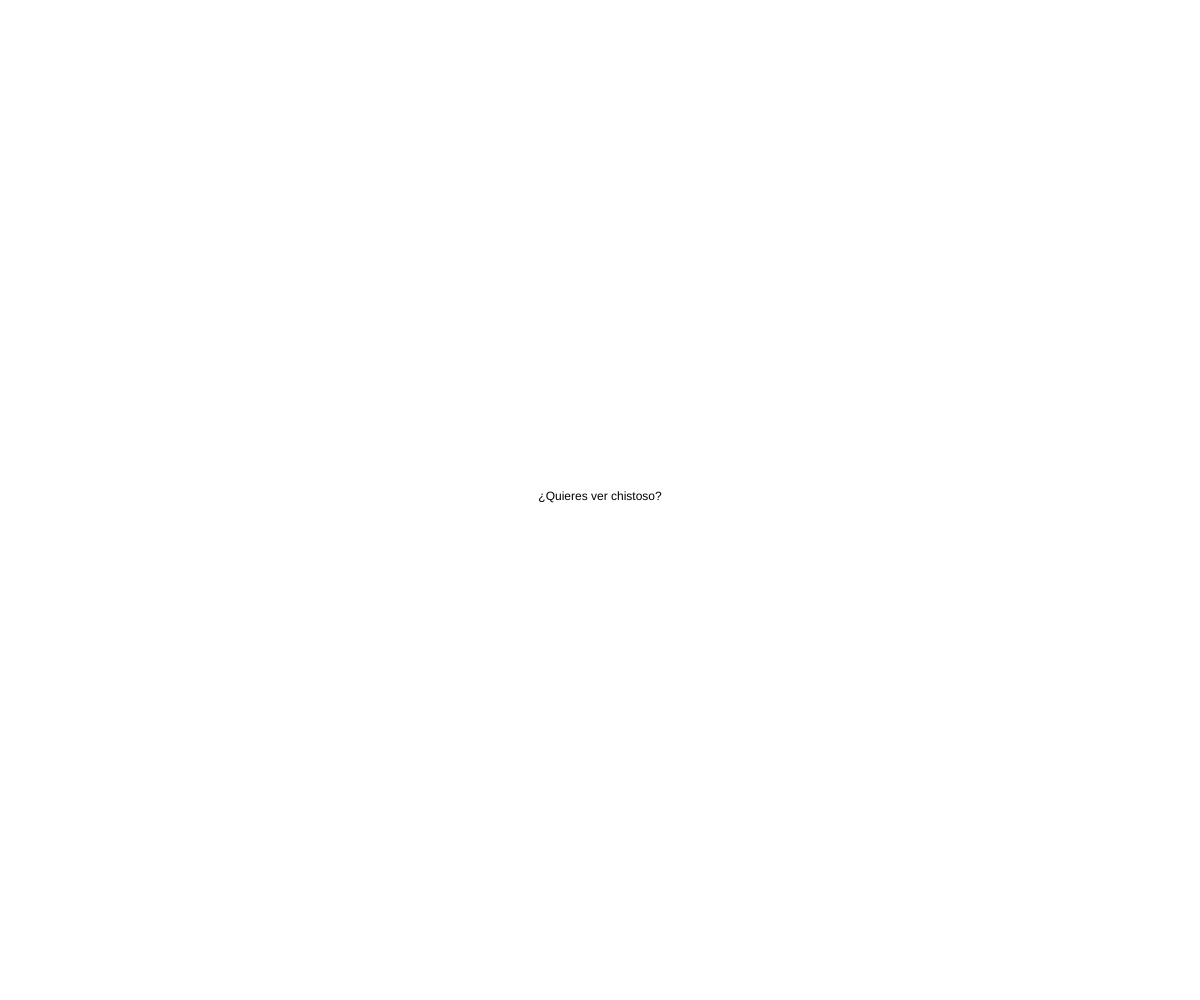
Frame 1 (no input)
Frame 60 (no input): identical to frame 1, image omitted
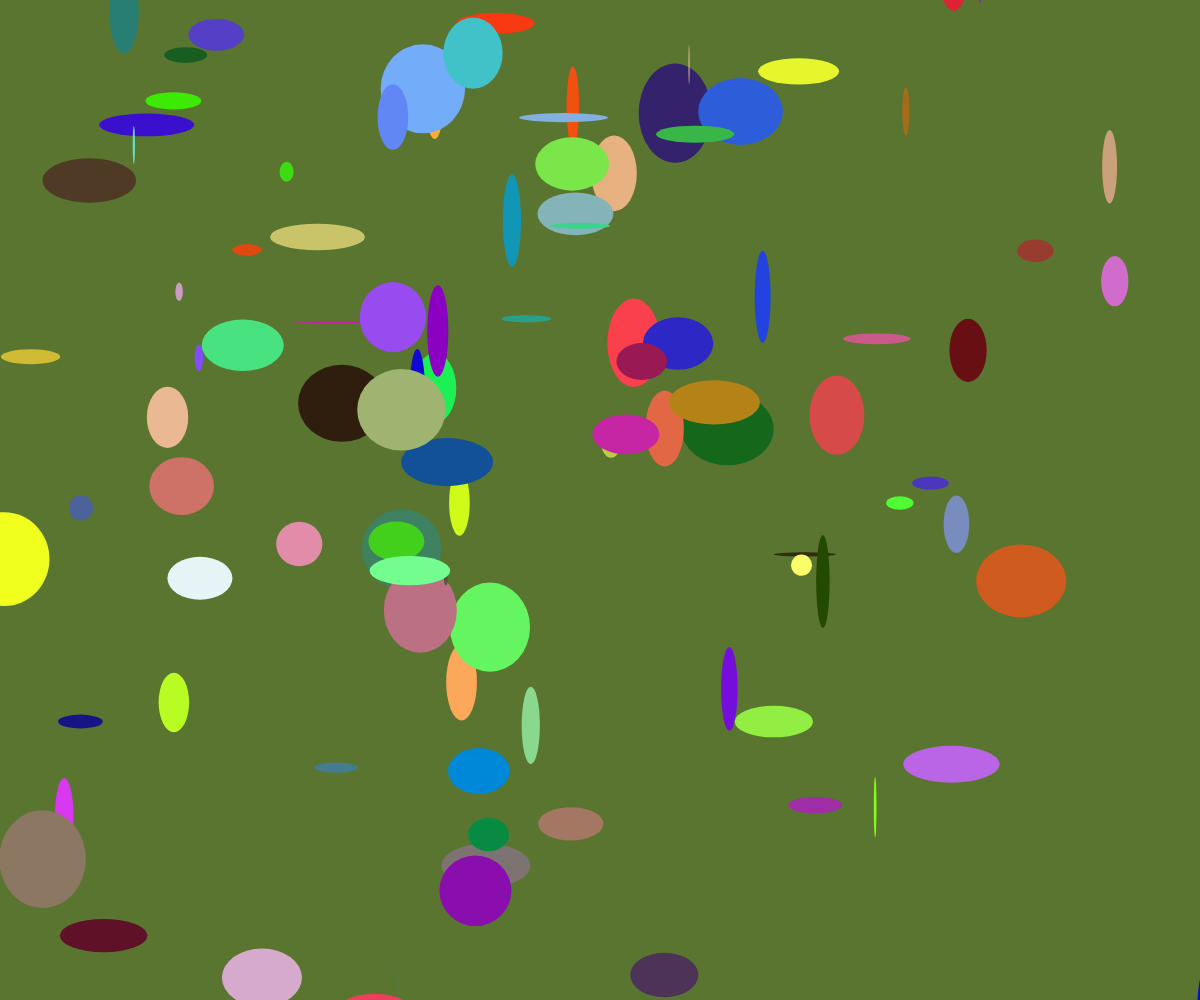
Frame 120 (the mouse pressed at the canvas centre since frame 60)

The p5.js sketch that drew these frames (run headless with seeded random() and noise() and a simulated clock; from frame 60 on, the mouse is pressed at the canvas centre):

// p5.js sketch
// ── sketch.js
// quiero hacer cinco elipses
// esas elipses quiero que partan
// en lugares aleatorios
// y que despues se muevan
// aleatoriamente por el lienzo

let numElipses = 150;
let r = 255;
let g = 255;
let b = 255;

// posX y posY son arreglos (Arrays) vacios
let posX = [];
let posY = [];


function setup() {
  createCanvas(windowWidth, windowHeight);
  
  // creo condiciones iniciales
  // para posX y posY de todas las elipses
  for (let i = 0; i < numElipses; i++) {
    posX.push(random(0, 800));
    posY.push(random(0, 800));
  }
  
}

function draw() {

  background(r ,g ,b );
  
  // dibuja las elipses solo si presionas el mouse
  
  if (mouseIsPressed) {
  for (let i = 0; i < numElipses; i++) {
    ellipse(posX[i], posY[i], random(100), random(100));
    noStroke();
    fill(r ,g ,b );
    r=(random(0,255));
    g=(random(0,255));
    b=(random(0,255));
  }
    } else {
      
      // Background = Blanco
      background(255);
      textAlign(CENTER);
      text('¿Quieres ver chistoso?', width / 2, height / 2);
      fill('black');
      
    }
  
  // actualizar coordenadas y mover los elipses por el array
  for (let i = 0; i < numElipses; i++) {
    posX[i] = posX[i] + random(-50, 50);
    posY[i] = posY[i] + random(-50, 50);
  }
  
  // SUGERENCIA JULIO: FILL
  // SUGERENCIA GABITO: FILL RANDOM COLOR POR CADA TICK
 
  
  //posX1 = posX1 + random(-2, 2);
  //posY1 = posY1 + random(-2, 2);
  
}
